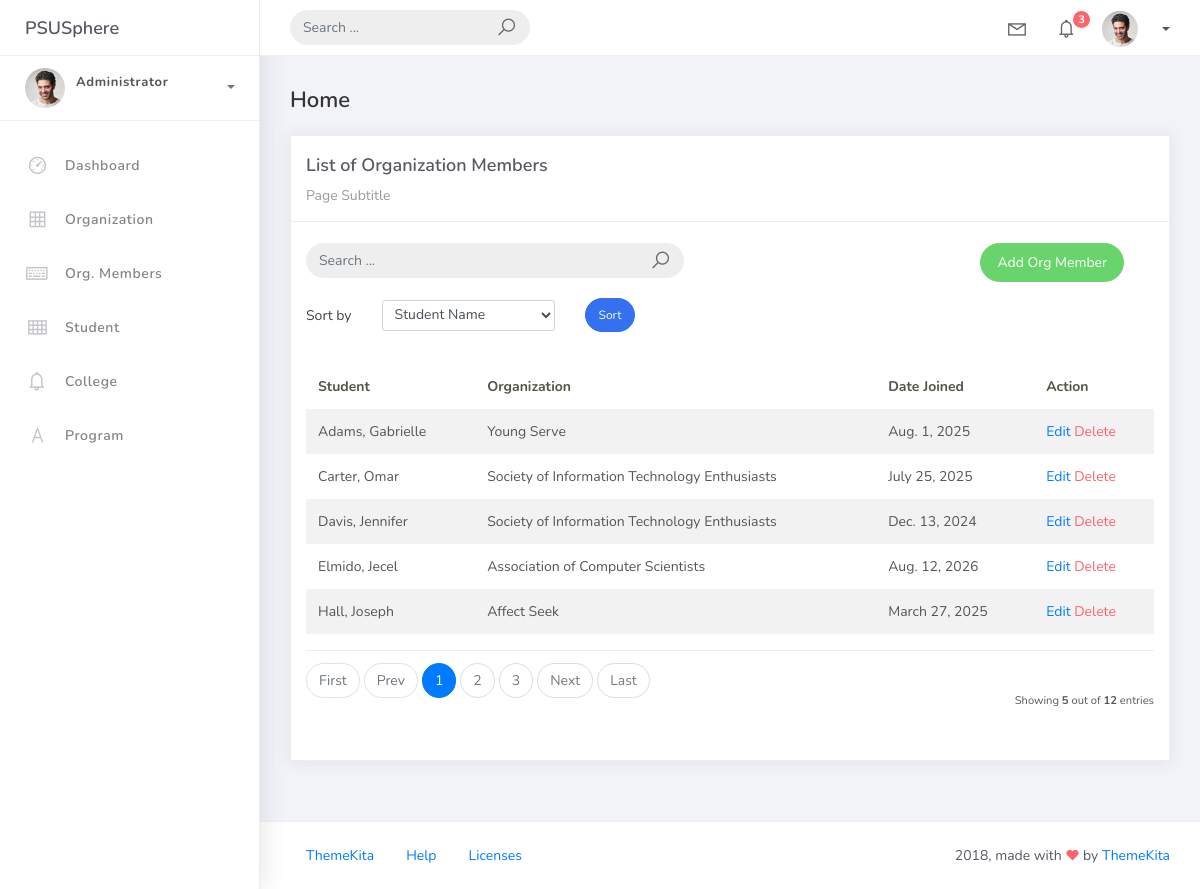
The page /orgmember_list on the database its author committed.
### studentorg/models.py (models this page shows, shortened)
class BaseModel(models.Model):
    created_at = models.DateTimeField(auto_now_add=True, db_index=True)
    updated_at = models.DateTimeField(auto_now=True)
    class Meta:
        abstract = True

class OrgMember(BaseModel):
    student = models.ForeignKey(Student, on_delete=models.CASCADE)
    organization = models.ForeignKey(Organization, on_delete=models.CASCADE)
    date_joined = models.DateField()

class Student(BaseModel):
    student_id = models.CharField(max_length=15)
    lastname = models.CharField(max_length=25)
    firstname = models.CharField(max_length=25)
    middlename = models.CharField(max_length=25, blank=True, null=True)
    program = models.ForeignKey(Program, on_delete=models.CASCADE)
    def __str__(self):
        return f"{self.lastname}, {self.firstname}"

class Organization(BaseModel):
    name = models.CharField(max_length=250)
    college = models.ForeignKey(College, null=True, blank=True, on_delete=models.CASCADE)
    description = models.CharField(max_length=500)
    def __str__(self):
        return self.name

### studentorg/views.py (the view)
# urls.py: path('orgmember_list', views.OrgMemberList.as_view(), name='orgmember-list'),
class OrgMemberList(ListView):
    model = OrgMember
    context_object_name = 'orgmembers'
    template_name = 'orgmember_list.html'
    paginate_by = 5
    ordering = ["student__lastname", "student__firstname"]
    def get_queryset(self):
        qs = super().get_queryset()
        query = self.request.GET.get('q')
        if query:
            qs = qs.filter(
                Q(student__firstname__icontains=query) |
                Q(student__lastname__icontains=query) |
                Q(organization__name__icontains=query)
            )
        return qs
    def get_ordering(self):
        allowed = ["student__lastname", "date_joined", "-date_joined"]
        sort_by = self.request.GET.get("sort_by")
        if sort_by in allowed:
            return sort_by
        return "student__lastname"

### templates/orgmember_list.html (shortened to what this page needs)
{% extends 'base.html' %} {% load static %} {% block content %}
    <div class="content">
        <div class="container-fluid">
            <h4 class="page-title">Home</h4>
            <div class="row">
                <div class="col-md-12">
                    <div class="card">
                        <div class="card-header">
                            <div class="card-title">List of Organization Members</div>
                            <div class="card-category">Page Subtitle</div>
                        </div>
                        <br />
                        <div class="col-md-12 row">
                            <div class="col-md-6">
                                <form class="navbar-left navbar-form nav-search mr-md-3" action="{% url 'orgmember-list' %}" method="get">
                                    <div class="input-group">
                                        <input type="text" placeholder="Search ..." class="form-control" name="q" value="{{ request.GET.q|default:'' }}" />
                                        <div class="input-group-append">
                                            <span class="input-group-text">
                                                <i class="la la-search search-icon"></i>
                                            </span>
                                        </div>
                                    </div>
                                </form>
                            </div>
                            <div class="col-md-6">
                                <div class="pull-right">
                                    <a href="{% url 'orgmember-add' %}" class="btn btn-success btn-rounded">Add Org Member</a>
                                </div>
                            </div>
                        </div>
                        <div class="col-md-12 mt-3">
                            <form method="get" class="row g-2 align-items-center">
                                <div class="col-auto">
                                    <label for="smallSelect" class="col-form-label">Sort by</label>
                                </div>
                                <div class="col-auto">
                                    <select class="form-control form-control-sm" id="smallSelect" name="sort_by">
                                        <option value="student__lastname" {% if request.GET.sort_by == "student__lastname" %}selected{% endif %}>Student Name</option>
                                    </select>
                                </div>
                                <div class="col-auto">
                                    <button type="submit" class="btn btn-primary btn-sm btn-rounded">Sort</button>
                                </div>
                            </form>
                        </div>
                        <div class="card-body">
                            <table class="table table-striped mt-3">
                                <thead>
                                    <tr>
                                        <th scope="col">Student</th>
                                        <th scope="col">Organization</th>
                                        <th scope="col">Date Joined</th>
                                        <th scope="col">Action</th>
                                    </tr>
                                </thead>
                                <tbody>
                                    {% for object in object_list %}
                                    <tr>
                                        <td>{{ object.student }}</td>
                                        <td>{{ object.organization }}</td>
                                        <td>{{ object.date_joined }}</td>
                                        <td>
                                            <a href="{% url 'orgmember-update' object.id %}">Edit</a>
                                            <a href="{% url 'orgmember-delete' object.id %}" class="text-danger">Delete</a>
                                        </td>
                                    </tr>
                                    {% empty %}
                                    <tr>
                                        <td colspan="4" style="text-align: center">
                                            <p class="text-sm font-weight-bold mb-0">No Records Found</p>
                                        </td>
                                    </tr>
                                    {% endfor %}
                                </tbody>
                            </table>
                            {% include 'includes/pagination.html' %}
                        </div>
                    </div>
                </div>
            </div>
        </div>
    </div>
{% endblock %}

### rows shown on the page
OrgMember: student "Adams, Gabrielle", organization "Young Serve", date_joined "Aug. 1, 2025"
OrgMember: student "Carter, Omar", organization "Society of Information Technology Enthusiasts", date_joined "July 25, 2025"
OrgMember: student "Davis, Jennifer", organization "Society of Information Technology Enthusiasts", date_joined "Dec. 13, 2024"
OrgMember: student "Elmido, Jecel", organization "Association of Computer Scientists", date_joined "Aug. 12, 2026"
OrgMember: student "Hall, Joseph", organization "Affect Seek", date_joined "March 27, 2025"

### other values the page prints
{{ page_num }} "1"
{{ page_num }} "2" "3"
{{ object_list.count }} "5"
{{ paginator.count }} "12"
